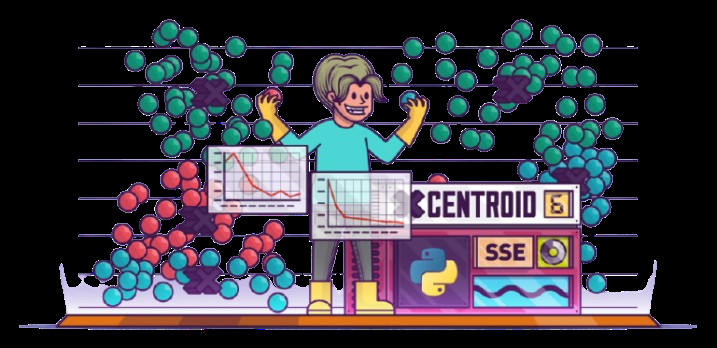
#> input picture image.png, 717 x 348 px
$ python sklearn_kmeans.py ../image.png 3
#> lines starting #> are read from the running program, lines starting #| are printed output that depends on the picture
import numpy as np
import argparse
import cv2

from sklearn.cluster import KMeans
import matplotlib.pyplot as plt

from sklearn.metrics import silhouette_score

SEED=42


# Function to generate distinct colors based on number of clusters
def generate_colors(num_clusters):
    colors = []
    for i in range(num_clusters):
        hue = int(360 * i / num_clusters)
        color = np.array([hue / 2, 255, 255], dtype=np.uint8)
        colors.append(cv2.cvtColor(np.array([[color]]), cv2.COLOR_HSV2RGB)[0, 0])
    return colors

def initialize_centroids(data_points, K):
    N, D = data_points.shape
    centroids = np.empty((K, D), dtype=np.float32)

    # Seed for randomization
    np.random.seed(SEED)  # Set your desired seed

    for i in range(K):
        # Each centroid is initialized to a random data point
        i_random = np.random.randint(N)
        centroids[i] = data_points[i_random]

    return centroids

def main():
    # Take image path from command
    parser = argparse.ArgumentParser(description="Sklearn K-means Clustering")

    parser.add_argument("image", type=str, help="Image path")
    parser.add_argument("K", type=int, help="Number of clusters")

    args = parser.parse_args()
    image_path = args.image
    # Choose number of clusters
    K=args.K

    # Read RGB image
    image = cv2.imread(image_path, cv2.IMREAD_COLOR)
#> image is the input picture: shape (348, 717, 3); mean B, G, R 65.3, 57.7, 59.4
    # BGR to RGB
    image = cv2.cvtColor(image, cv2.COLOR_BGR2RGB)/255.0
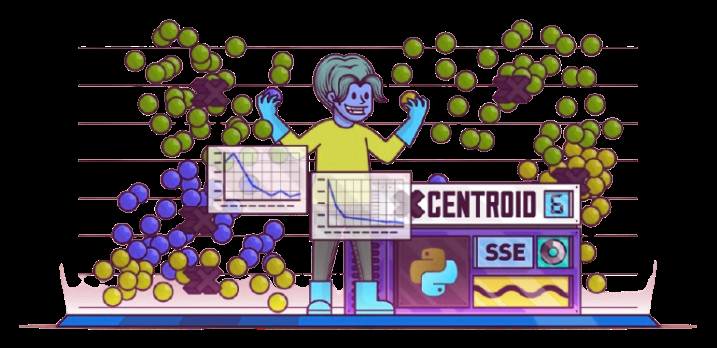
#> image: shape (348, 717, 3) float64; mean B, G, R 0.233, 0.226, 0.256

    # Flatten image
    data_points = image.flatten().reshape(-1, 3)


    inti_centroids = [[0.078431,0.015686,0.000000],
                      [0.035294,0.000000,0.000000],
                      [0.164706,0.466667,0.184314],
                      [0.000000,0.011765,0.000000],
                      [0.294118,0.054902,0.082353]]


    # Apply K-means clustering
    kmeans = KMeans(n_clusters=K, init=inti_centroids, n_init=1, max_iter=100, random_state=SEED)
#> (the run stopped early here; a loop or call above may not have finished)
